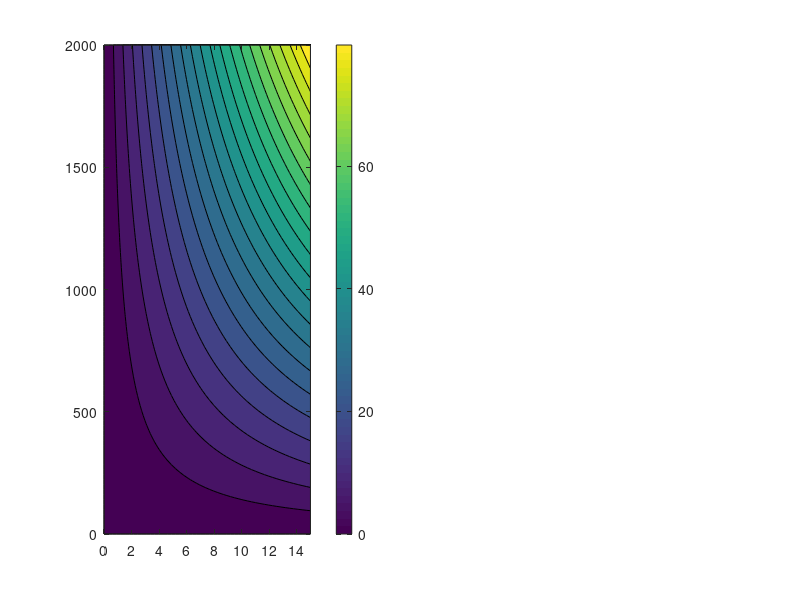

Source code (MATLAB): (Note: this script raises an error after producing the figure.)
clear;
v_sound = 343; % m/s
speeds = linspace(0,15,50); % m/s
f_sounds = linspace(0,2000,100)'; % Hz
% t_sample
% f_shift > f_resolution

f_shift = f_sounds .* abs(1 - v_sound ./ (v_sound + speeds));
[X,Y] = meshgrid(speeds,f_sounds);
figure("Name", "shiftsize")
subplot(1,2,1)
contourf(X, Y, f_shift, 20)
c = colorbar;
c.Label.String = "$f_{\textrm{shift}}$ [Hz]";
c.Label.Interpreter = "latex";
c.TickLabelInterpreter = "latex";
xlabel("$v_d$ [m/s]")
ylabel("$f_d$ [Hz]")

subplot(1,2,2)
fd = [500,1000];
vd = [7.5,15];
theta = linspace(0,90);
for f = fd
    for v = vd
        f_shift = f .* abs(1 - v_sound ./ (v_sound + v.*cosd(theta)));
        plot(theta, 1./(f_shift(1)-f_shift), "DisplayName", "$v_d$ = " + v + "$\frac{\mathrm{m}}{\mathrm{s}}$; $f_d$ = " + f + " Hz")
        hold on
    end
end
xlim([0,90])
xlabel("$\theta$ [deg]")
ylim([0,2])
ylabel("$t_m$ [s]")
l = legend("Location","northeast");
l.Position(1) = l.Position(1) + .2;
saveNiceFigure(gcf,[6.5,2.5],"png")


% labs = c.TickLabels;
% for i = 1:length(labs)
%     f = str2num(labs{i});
%     tm = 1/f
%     c.TickLabels{i} = f + " Hz; $t_m$ = " + num2str(tm,"%.3f") + " s";
% end
% 
% ax = gca;
% ax.Position(3) = ax.Position(3) - 0.1;